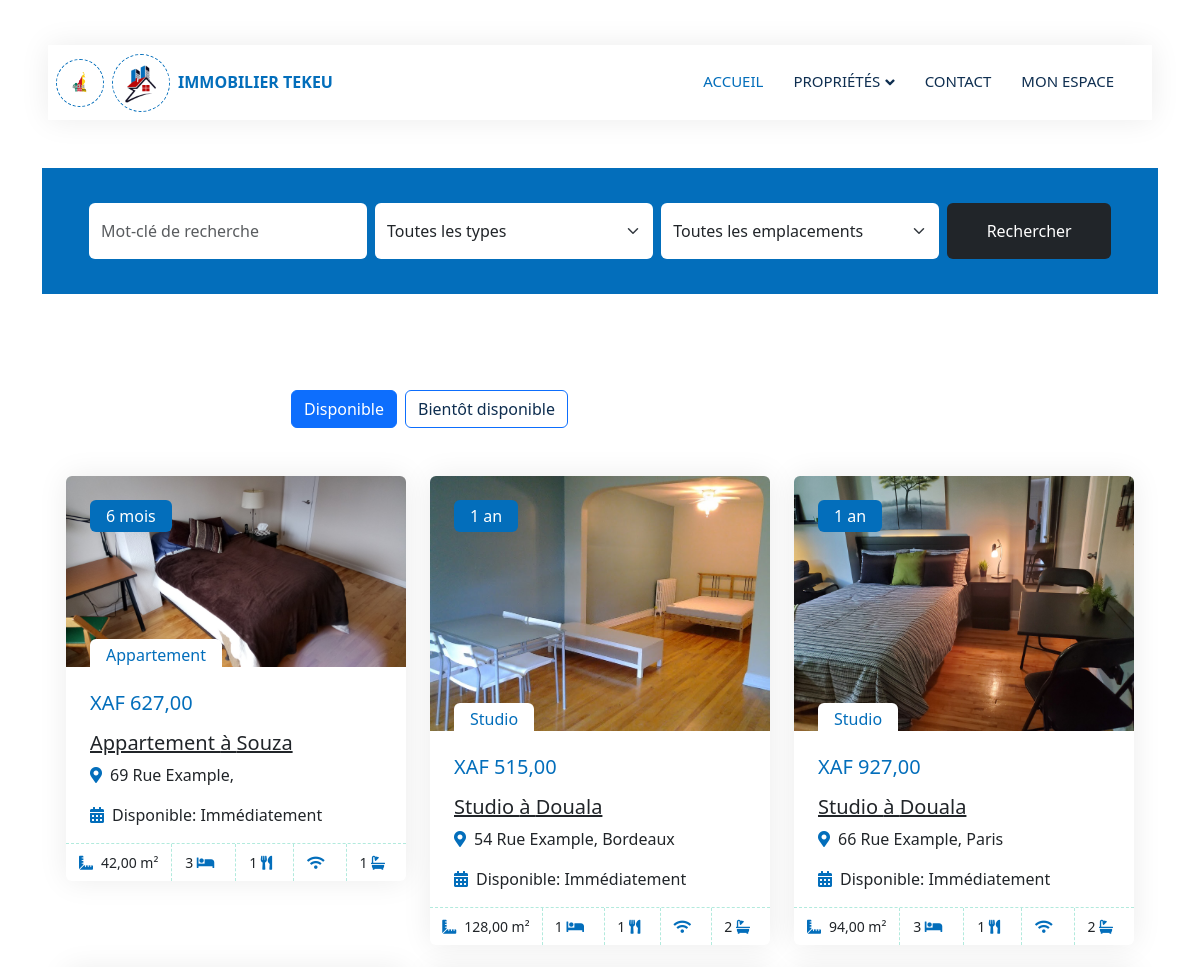
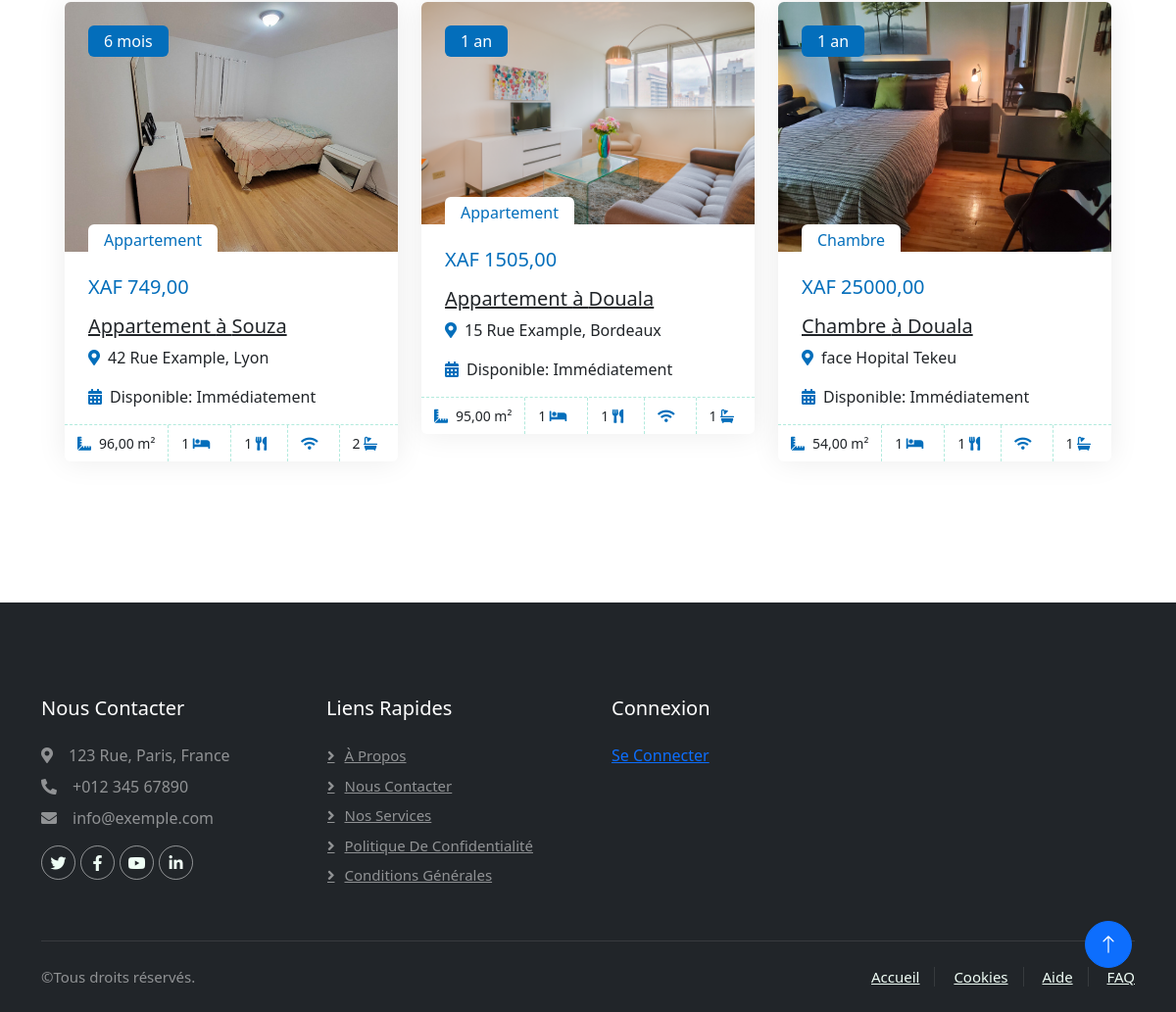
Page /properties/ on the committed database (2 pictures, top to bottom).
### rental/models.py (models this page shows, shortened)
class Property(models.Model):
    CONTRACT_CHOICES = [
        (3, '3 mois'),
        (6, '6 mois'),
        (12, '1 an'),
    ]
    category = models.ForeignKey(PropertyCategory, on_delete=models.PROTECT, verbose_name="Catégorie")
    number_of_rooms = models.PositiveIntegerField(verbose_name="Nombre de pièces", default=1)
    number_of_bedrooms = models.PositiveIntegerField(verbose_name="Nombre de chambres", default=1)
    number_of_toilets = models.PositiveIntegerField(verbose_name="Nombre de toilettes", default=1)
    number_of_baths = models.PositiveIntegerField(verbose_name="Nombre de salles de bain", default=1)
    number_of_kitchens = models.PositiveIntegerField(verbose_name="Nombre de cuisines", default=1)
    main_picture = models.ImageField(upload_to='properties/', verbose_name="Image principale")
    picture_1 = models.ImageField(upload_to='properties/', blank=True, null=True, verbose_name="Image 1")
    picture_2 = models.ImageField(upload_to='properties/', blank=True, null=True, verbose_name="Image 2")
    picture_3 = models.ImageField(upload_to='properties/', blank=True, null=True, verbose_name="Image 3")
    picture_4 = models.ImageField(upload_to='properties/', blank=True, null=True, verbose_name="Image 4")
    picture_5 = models.ImageField(upload_to='properties/', blank=True, null=True, verbose_name="Image 5")
    is_available = models.BooleanField(default=True, verbose_name="Disponible")
    date_available = models.DateField(verbose_name="Date de disponibilité", default=timezone.now)
    price_per_month = models.DecimalField(max_digits=10, decimal_places=2, verbose_name="Prix par mois")
    reservation_price = models.DecimalField(max_digits=10, decimal_places=2, verbose_name="Prix de réservation")
    total_surface_area = models.DecimalField(max_digits=10, decimal_places=2, verbose_name="Surface totale (m²)")
    location = models.ForeignKey(Location, on_delete=models.PROTECT, verbose_name="Emplacement")
    address = models.TextField(verbose_name="Adresse")
    caution_fees = models.DecimalField(max_digits=10, decimal_places=2, verbose_name="Frais de caution")
    contract_period = models.IntegerField(choices=CONTRACT_CHOICES, verbose_name="Période de contrat", default=12)
    description = models.TextField(verbose_name="Description", blank=True)
    class Meta:
        verbose_name = "Propriété"
        verbose_name_plural = "Propriétés"

class PropertyCategory(models.Model):
    name = models.CharField(max_length=100, verbose_name="Nom")
    description = models.TextField(verbose_name="Description", blank=True)
    class Meta:
        verbose_name = "Catégorie de propriété"
        verbose_name_plural = "Catégories de propriétés"
    def __str__(self):
        return self.name

class Location(models.Model):
    name = models.CharField(max_length=100, verbose_name="Nom")
    description = models.TextField(verbose_name="Description", blank=True)
    class Meta:
        verbose_name = "Emplacement"
        verbose_name_plural = "Emplacements"
    def __str__(self):
        return self.name

### rental/views.py (the view)
# urls.py: path('properties/', views.property_list, name='property_list'),
def property_list(request):
    selected_category_id = request.GET.get('category', 'all')
    selected_location_id = request.GET.get('location', 'all')
    available_properties = Property.objects.filter(is_available=True)
    soon_available_properties = Property.objects.filter(is_available=False)
    if selected_category_id != 'all':
        available_properties = available_properties.filter(category_id=selected_category_id)
        soon_available_properties = soon_available_properties.filter(category_id=selected_category_id)
    if selected_location_id != 'all':
        available_properties = available_properties.filter(location_id=selected_location_id)
        soon_available_properties = soon_available_properties.filter(location_id=selected_location_id)
    available_empty = not available_properties.exists()
    soon_available_empty = not soon_available_properties.exists()
    categories = PropertyCategory.objects.all()
    locations = Location.objects.all()
    context = {
        'available_properties': available_properties,
        'soon_available_properties': soon_available_properties,
        'categories': categories,
        'locations': locations,
        'selected_category_id': selected_category_id,
        'selected_location_id': selected_location_id,
        'available_empty': available_empty,
        'soon_available_empty': soon_available_empty,
    }
    return render(request, 'rental/property_list.html', context)

### templates/rental/property_list.html (shortened to what this page needs)
{% extends 'base.html' %}
{% load static %}
{% block content %}
<div class="container-fluid bg-primary mb-5 wow fadeIn" data-wow-delay="0.1s" style="padding: 35px;">
    <div class="container">
        <form action="{% url 'rental:property_list' %}" method="GET">
            <div class="row g-2">
                <div class="col-md-10">
                    <div class="row g-2">
                        <div class="col-md-4">
                            <input type="text" class="form-control border-0 py-3" placeholder="Mot-clé de recherche" name="search">
                        </div>
                        <div class="col-md-4">
                            <select class="form-select border-0 py-3" name="category">
                                <option value="all">Toutes les types</option>
                            </select>
                        </div>
                        <div class="col-md-4">
                            <select class="form-select border-0 py-3" name="location">
                                <option value="all">Toutes les emplacements</option>
                            </select>
                        </div>
                    </div>
                </div>
                <div class="col-md-2">
                    <button type="submit" class="btn btn-dark border-0 w-100 py-3">Rechercher</button>
                </div>
            </div>
        </form>
    </div>
</div>
        <div class="container-xxl py-5">
            <div class="container">
                <div class="row g-0 gx-5 align-items-end">
                    <div class="col-lg-6 text-start text-lg-end wow slideInRight" data-wow-delay="0.1s">
                        <ul class="nav nav-pills d-inline-flex justify-content-end mb-5">
                            <li class="nav-item me-2">
                                <a class="btn btn-outline-primary active" data-bs-toggle="pill" href="#tab-1">Disponible</a>
                            </li>
                            <li class="nav-item me-2">
                                <a class="btn btn-outline-primary" data-bs-toggle="pill" href="#tab-2">Bientôt disponible</a>
                            </li>
                        </ul>
                    </div>
                </div>
                <div class="tab-content">
                    <div id="tab-1" class="tab-pane fade show p-0 active">
                        <div class="row g-4">
                            {% if available_empty %}
                            <div class="alert alert-primary" role="alert">
                                Aucune propriété disponible dans cette catégorie ou emplacement. Veuillez vérifier la section "Bientôt disponible".
                            </div>
                        {% else %}
                            {% for property in available_properties %}
                            <div class="col-lg-4 col-md-6 wow fadeInUp" data-wow-delay="0.1s">
                                <div class="property-item rounded overflow-hidden">
                                    <div class="position-relative overflow-hidden">
                                        <a href="{% url 'rental:property_detail' property.id %}"><img class="img-fluid" src="{{ property.main_picture.url }}" alt=""></a>
                                        <div class="bg-primary rounded text-white position-absolute start-0 top-0 m-4 py-1 px-3"> {{ property.get_contract_period_display }}</div>
                                        <div class="bg-white rounded-top text-primary position-absolute start-0 bottom-0 mx-4 pt-1 px-3">{{ property.category }}</div>
                                    </div>
                                    <div class="p-4 pb-0">
                                        <h5 class="text-primary mb-3">XAF {{ property.price_per_month }}</h5>
                                        <a class="d-block h5 mb-2" href="{% url 'rental:property_detail' property.id %}">{{ property.category }} à {{ property.location }}</a>
                                        <p><i class="fa fa-map-marker-alt text-primary me-2"></i>{{ property.address }}</p>
                                        <p><i class="fa fa-calendar-alt text-primary me-2"></i>Disponible: Immédiatement</p>
                                    </div>
                                    <div class="d-flex border-top">
                                        <small class="flex-fill text-center border-end py-2"><i class="fa fa-ruler-combined text-primary me-2"></i>{{ property.total_surface_area }} m²</small>
                                        <small class="flex-fill text-center border-end py-2">{{ property.number_of_bedrooms }} <i class="fa fa-bed text-primary me-2"></i></small>
                                        <small class="flex-fill text-center border-end py-2">{{ property.number_of_kitchens }} <i class="fa fa-utensils text-primary me-2"></i></small>
                                        <small class="flex-fill text-center border-end py-2"><i class="fa fa-wifi text-primary me-2"></i></small>
                                        <small class="flex-fill text-center py-2">{{ property.number_of_toilets }} <i class="fa fa-bath text-primary me-2"></i></small>
                                    </div>
                                </div>
                            </div>
                            {% endfor %}
                            {% endif %}
                        </div>
                    </div>
                </div>
            </div>
        </div>
{% endblock %}

### static/css/style.css (style rules this page uses)
:root { --primary: #036ebbff; --secondary: #ba0607ff; --light: #EFFDF5; --dark: #0E2E50; --bs-primary: #036ebbff; }
.btn { transition: .5s; }
.nav-pills .nav-item .btn { color: var(--dark); }
.nav-pills .nav-item .btn:hover, .nav-pills .nav-item .btn.active { color: #FFFFFF; }
.property-item { box-shadow: 0 0 30px rgba(0, 0, 0, .08); }
.property-item img { transition: .5s; }
.property-item .border-top { border-top: 1px dashed rgba(0, 185, 142, .3) !important; }
.property-item .border-end { border-right: 1px dashed rgba(0, 185, 142, .3) !important; }

### rows in the picture
Property: main_picture (picture), contract_period "6 mois", category "Appartement", price_per_month "627,00", location "Souza", address "69 Rue Example,", total_surface_area "42,00", number_of_bedrooms "3", number_of_kitchens "1", number_of_toilets "1"
Property: main_picture (picture), contract_period "1 an", category "Studio", price_per_month "515,00", location "Douala", address "54 Rue Example, Bordeaux", total_surface_area "128,00", number_of_bedrooms "1", number_of_kitchens "1", number_of_toilets "2"
Property: main_picture (picture), contract_period "1 an", category "Studio", price_per_month "927,00", location "Douala", address "66 Rue Example, Paris", total_surface_area "94,00", number_of_bedrooms "3", number_of_kitchens "1", number_of_toilets "2"
Property: main_picture (picture), contract_period "6 mois", category "Appartement", price_per_month "749,00", location "Souza", address "42 Rue Example, Lyon", total_surface_area "96,00", number_of_bedrooms "1", number_of_kitchens "1", number_of_toilets "2"
Property: main_picture (picture), contract_period "1 an", category "Appartement", price_per_month "1505,00", location "Douala", address "15 Rue Example, Bordeaux", total_surface_area "95,00", number_of_bedrooms "1", number_of_kitchens "1", number_of_toilets "1"
Property: main_picture (picture), contract_period "1 an", category "Chambre", price_per_month "25000,00", location "Douala", address "face Hopital Tekeu", total_surface_area "54,00", number_of_bedrooms "1", number_of_kitchens "1", number_of_toilets "1"
